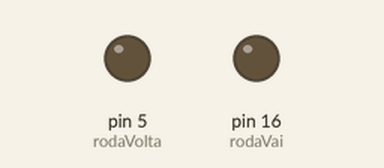
Simulated run of this sketch. Board: Arduino Uno, built with avr-gcc and run on an emulated ATmega328P. On the bench: output pins drawn as LEDs (lit = HIGH).

Above: at 1.5 s.
At 4.5 s:
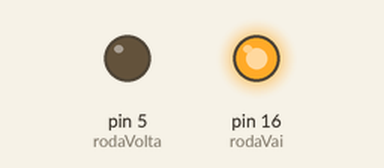
Timing chart, 0 to 7.8 s (numbered marks = the images above):
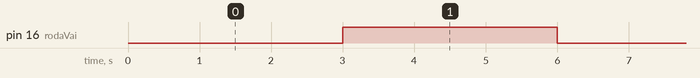

Measured:
- by itself, pin 16 (rodaVai): alternates HIGH for 3.0 s and LOW for 3.0 s

The sketch:

MotorDC_L293D.ino
```cpp
const int rodaVai = 16;
const int rodaVolta = 5;

void setup()
{
  pinMode(rodaVai , OUTPUT);
  pinMode(rodaVolta , OUTPUT);
}

void loop()
{
  motorVai(3000);
  para();
  motorVolta(3000);
  para();
}

void motorVai (int dist) {//1 ida e 2 volta
    analogWrite(rodaVolta, 1024);
    delay(dist);
}


void motorVolta (int dist) {//1 ida e 2 volta
    analogWrite(rodaVai, 1024);
    delay(dist);
}

void para() {
  analogWrite(rodaVai , 0);
  analogWrite(rodaVolta , 0);
  Serial.println("Parado");
}
```
